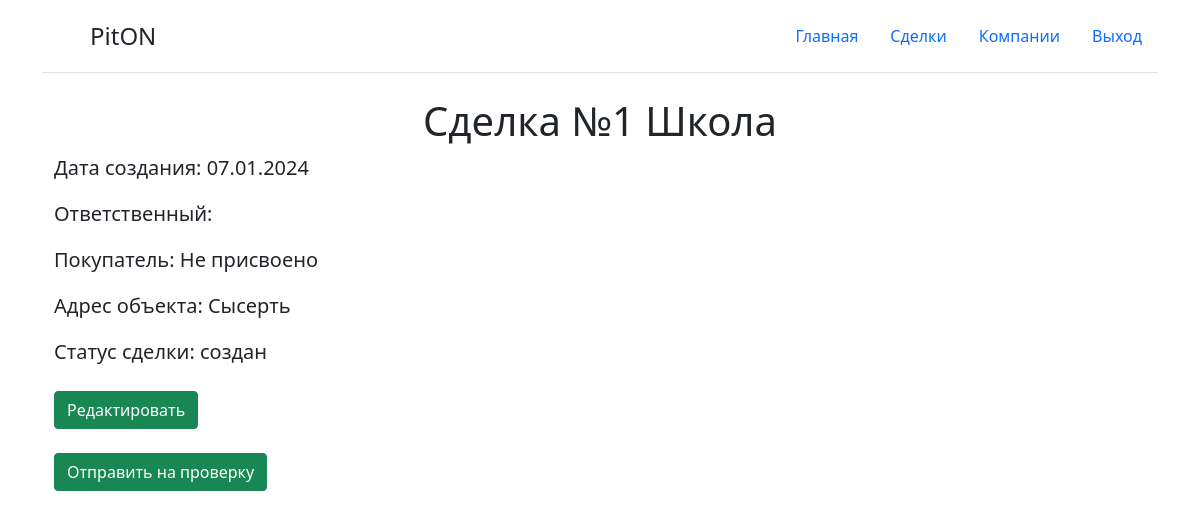
The app's page /transaction/1 (signed in), older data.
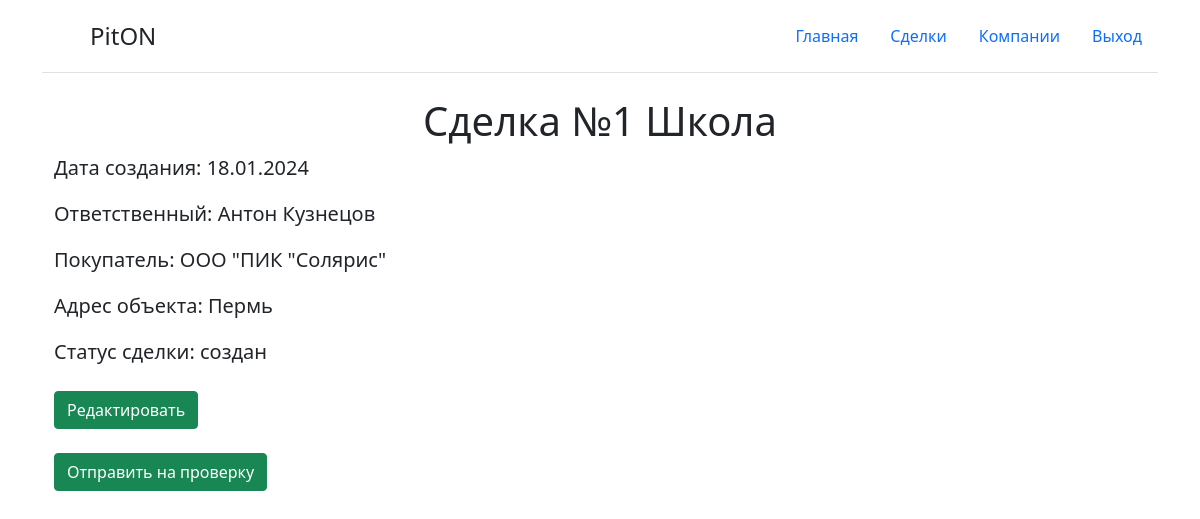
The same page, newer data.
### reg/models.py (models this page shows)
class regModel(models.Model):
    STATUS = (
        ('1', 'создан'),
        ('2', 'согласован'),
        ('3', 'в работе'),
        ('4', 'завершён')
    )   # Статус может быть создан до 5 пунктов
    Numbers = models.CharField('Номер', max_length=10)
    Name = models.CharField('Наименование', max_length=100)
    Date_born = models.DateField('Дата создания', auto_now=True)
    Responsible = models.CharField('Ответственный', max_length=100)
    Status = models.CharField('Статус', max_length=30, default='1', choices=STATUS)
    Customer_company = models.ForeignKey(companyModel,
                                         on_delete=models.CASCADE,
                                         to_field='Name',
                                         related_name='customer_company',
                                         blank=True,  # Делаем поле необязательным
                                         null=True  # Добавляем null=True для обозначения пустого значения в базе данных
                                         )
    Seller_company = models.ForeignKey(companyModel,
                                       on_delete=models.CASCADE,
                                       to_field='Full_Name_Company',
                                       related_name='seller_company',
                                       blank=True,  # Делаем поле необязательным
                                       null=True  # Добавляем null=True для обозначения пустого значения в базе данных
                                       )
    Adres_obj = models.TextField('Адрес объекта')
    def __str__(self):
        return f'Проект №{self.Numbers} {self.Name} - {self.get_Status_display()}'
    class Meta:
        verbose_name = 'Таблица регистрации'

class companyModel(models.Model):
    STATUS = (
        ('1', 'действующая компания'),
        ('2', 'ликвидирована'),
    )  # Статус может быть создан до 5 пунктов
    Numbers = models.CharField('Номер', max_length=10)
    Name = models.CharField('Наименование', max_length=255, unique=True)
    Date_born = models.DateField('Дата создания', auto_now=True)
    Responsible = models.CharField('Ответственный', max_length=100)
    Status = models.CharField('Статус', max_length=255, default='1', choices=STATUS)
    Full_Name_Company = models.CharField('Полное наименование', max_length=255, unique=True)
    inn_validator = RegexValidator(regex=r'^\d{9}$',
                                   message="ИНН должен содержать только цифры и быть длиной 10 символов")
    INN = models.CharField('ИНН', max_length=9, validators=[inn_validator])
    kpp_validator = RegexValidator(regex=r'^\d{9}$',
                                   message="КПП должен содержать только цифры и быть длиной 9 символов")
    KPP = models.CharField('КПП', max_length=9, validators=[kpp_validator])
    Legal_address = models.CharField('Юридический адрес', max_length=255)
    Actual_address = models.CharField('Фактический адрес', max_length=255)
    OGRN = models.CharField('ОГРН', max_length=10)
    OKPO = models.CharField('ОКПО', max_length=10)
    Checking_account_validator = RegexValidator(regex=r'^\d{20}$',
                                                message="Расчетный счёт должен содержать только "
                                                        "цифры и быть длиной 20 символов")
    Checking_account = models.CharField('Расчетный счёт', max_length=20, validators=[Checking_account_validator])
    Correspondent_account_validator = RegexValidator(regex=r'^\d{20}$',
                                                     message="Расчетный счёт должен содержать "
                                                             "только цифры и быть длиной 20 символов")
    Correspondent_account = models.CharField('Корреспондентский счет', max_length=20,
                                             validators=[Correspondent_account_validator])
    BIK_validator = RegexValidator(regex=r'^\d{9}$',
                                   message="БИК должен содержать только цифры и быть длиной 9 символов")
    BIK = models.CharField('БИК', max_length=9, validators=[BIK_validator])
    Bank = models.CharField('Банк', max_length=255)
    Name_manager = models.CharField('Должность руководителя', max_length=255)
    Manager = models.CharField('ФИО руководителя', max_length=255)
    Right_of_management = models.CharField('Основание управления', max_length=255)
    Telephone_validator = RegexValidator(regex=r'^\d{11}$',
                                         message="Номер телефона должен "
                                                 "содержать только цифры и быть длиной 11 символов")
    Telephone = models.CharField('Номер телефона', max_length=11, validators=[Telephone_validator])
    def __str__(self):
        return self.Name
    class Meta:
        verbose_name = 'Компании'

### reg/views.py (the view)
# urls.py: path('transaction/<int:transaction_id>', views.transaction, name='transaction'),    # Карточка сделки
def transaction(request, transaction_id):
    obj = regModel.objects.get(id=transaction_id)
    title = 'Сделка №' + obj.Numbers + ' ' + obj.Name
    date = obj.Date_born
    responsible = obj.Responsible
    date_born = date.strftime('%d.%m.%Y')
    print(companyModel.objects.get(Name='ООО "ПИК "Солярис"'))
    print(obj)
    if obj.Customer_company is None:
        customer_company = 'Не присвоено'
    else:
        customer_company = companyModel.objects.get(Name=obj.Customer_company_id)
    adres = obj.Adres_obj
    status = obj.Status
    for element in regModel.STATUS:
        if status in element:
            status_name = element[1]
            print(status_name, status)
            break
        else:
            status_name = 'Не определён'
    if status == '1':
        name_button = 'Отправить на проверку'
        add = True
    elif status == '2':
        name_button = 'Создать Заказ'
        add = False
    elif status == '3':
        name_button = 'Закрыть сделку'
        add = False
    elif status == '4':
        name_button = 'Возобновить работу'
        add = False
    else:
        name_button = 'Ошибка'
        add = False
    if request.method == 'POST':
        form = transactionListForm(request.POST)
        if 'izm' in request.POST:
            if form.is_valid():
                obj.Customer_company = form.cleaned_data['Customer_company']
                obj.Seller_company = form.cleaned_data['Seller_company']
                obj.Adres_obj = form.cleaned_data['Adres_obj']
                obj.save()
                return redirect('companyList')
        else:
            error = 'POST запрос с ошибкой!'
    else:
        form = transactionListForm()
    content = {
        'form': form,
        'title': title,
        'date_born': date_born,
        'responsible': responsible,
        'customer_company': customer_company,
        'adres': adres,
        'status': status,
        'status_name': status_name,
        'add': add,
        'name_button': name_button,
        'title2': 'Внесение изменений'
    }
    return render(request, 'reg/sdelka.html', content)

### templates/reg/sdelka.html (shortened to what this page needs)
{% extends 'reg/base.html' %}
{% block content %}
    <div class="container" xmlns="http://www.w3.org/1999/html" xmlns="http://www.w3.org/1999/html">
        <div class="d-flex justify-content-center"><h1> {{ title }}</h1></div>
            <div class="row gy-2">
                <div class="content">
                    <p class="fs-5">Дата создания: {{ date_born }}</p>
                    <p class="fs-5">Ответственный: {{ responsible }}</p>
                    <p class="fs-5">Покупатель: {{ customer_company }}</p>
                    <p class="fs-5">Адрес объекта: {{ adres }}</p>
                    <p class="fs-5">Статус сделки: {{ status_name }}</p>
                </div>
                <div class="input-group mb-3">
                    <div class="input-group-prepend">
                    {% if add == True %}
                        <button type="button" class="btn btn-success" data-bs-toggle="modal" data-bs-target="#exampleModal">
                        Редактировать
                        </button>
                    {% endif %}
                    </div>
                </div>
                <div class="input-group mb-3">
                    <div class="input-group-prepend">
                        {% if status != 'Ошибка' %}
                        <button type="button" class="btn btn-success">
                            {{ name_button }}
                        </button>
                        {% endif %}
                    </div>
                </div>
            </div>
    </div>
{% endblock %}

Row changes from the older to the newer data that the page shows:
changed regModel: Responsible (not shown) → "Антон Кузнецов"; Adres_obj "Сысерть" → "Пермь"
now on this page (row unchanged): companyModel: Name "ООО \"ПИК \"Солярис\""
Text that changed along with them:
{{ date_born }}: "07.01.2024" → "18.01.2024"
{{ customer_company }}: "Не присвоено" → (not shown)
